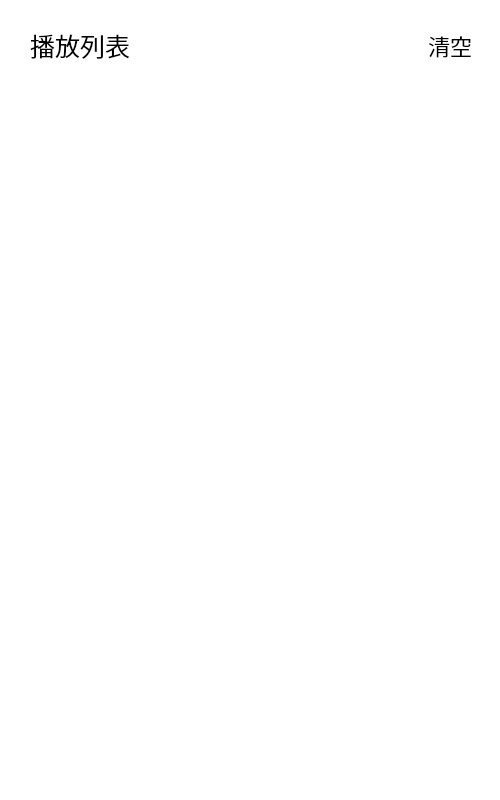
<?xml version="1.0" encoding="UTF-8"?>
<ui version="4.0">
 <class>PlayList</class>
 <widget class="QWidget" name="PlayList">
  <property name="geometry">
   <rect>
    <x>0</x>
    <y>0</y>
    <width>500</width>
    <height>800</height>
   </rect>
  </property>
  <property name="windowTitle">
   <string>Form</string>
  </property>
  <property name="styleSheet">
   <string notr="true">background-color: rgb(255, 255, 255);</string>
  </property>
  <widget class="QWidget" name="TopWidget" native="true">
   <property name="geometry">
    <rect>
     <x>0</x>
     <y>0</y>
     <width>500</width>
     <height>70</height>
    </rect>
   </property>
   <property name="styleSheet">
    <string notr="true"/>
   </property>
   <widget class="QLabel" name="label">
    <property name="geometry">
     <rect>
      <x>30</x>
      <y>30</y>
      <width>111</width>
      <height>30</height>
     </rect>
    </property>
    <property name="styleSheet">
     <string notr="true">font-size: 25px;</string>
    </property>
    <property name="text">
     <string>播放列表</string>
    </property>
   </widget>
   <widget class="QPushButton" name="clear">
    <property name="geometry">
     <rect>
      <x>420</x>
      <y>30</y>
      <width>60</width>
      <height>30</height>
     </rect>
    </property>
    <property name="cursor">
     <cursorShape>PointingHandCursor</cursorShape>
    </property>
    <property name="styleSheet">
     <string notr="true">border: none;
font-size: 22px;</string>
    </property>
    <property name="text">
     <string>清空</string>
    </property>
   </widget>
  </widget>
  <widget class="QListWidget" name="listWidget">
   <property name="geometry">
    <rect>
     <x>0</x>
     <y>70</y>
     <width>500</width>
     <height>730</height>
    </rect>
   </property>
   <property name="styleSheet">
    <string notr="true">border: none;</string>
   </property>
  </widget>
  <widget class="QWidget" name="verticalLayoutWidget">
   <property name="geometry">
    <rect>
     <x>-1</x>
     <y>69</y>
     <width>501</width>
     <height>731</height>
    </rect>
   </property>
   <layout class="QVBoxLayout" name="verticalLayout"/>
  </widget>
 </widget>
 <resources/>
 <connections/>
</ui>
